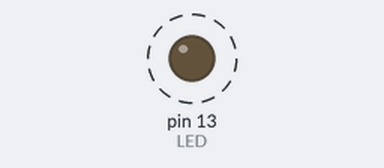
Bench run of a sketch on a simulated Arduino Uno, built with avr-gcc and run on an emulated ATmega328P. Parts: output pins drawn as LEDs (lit = HIGH). Dashed ring = blinking. What the sketch prints to the serial monitor is not drawn.

Above: at 0.5 s.
Timing chart, 0 to 4.6 s (numbered marks = the images above):
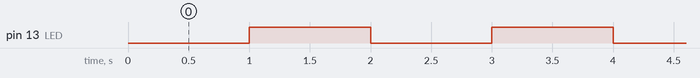

Measured:
- by itself, pin 13 (LED): alternates HIGH for 1.0 s and LOW for 1.0 s

The sketch:

arduino_state_blink2.ino
```cpp
// arduino_state_blink
// Simple example using the StateMachine library.

/*
 * Converting example from
 * https://arduinoplusplus.wordpress.com/2019/07/06/finite-state-machine-programming-basics-part-1/
 */

#include <StateMachine.h>

const int STATE_DELAY = 1000;
const int LED = 13;

StateMachine machine = StateMachine();

/***********************************************************
 * What do we mean by state?
 * Do we mean the state of the LED (On/Off)
 * or the state of the process (Blinking/waiting)?
 * I think that is up to the user.
 ***********************************************************/


// Global variables for the actual state.

enum { LED_off, LED_on } Led_State;

enum { RESET, BLINK, WAIT } Blink_State;

uint32_t timeLastTransition = 0;

/*
 * States for the blink_state machine.
 */

// Reset and wait
State* S0 = machine.addState([]() {
  if(machine.executeOnce){
    Serial.println(String("State 0, reset"));
    digitalWrite(LED,LOW);
    Blink_State = RESET;
    Led_State = LED_off;
    timeLastTransition = millis();
  }
});

// Blink
State* S1 = machine.addState([]() {
    if(machine.executeOnce){
      Blink_State = BLINK;
      Serial.println(String("State 1, blink"));
      digitalWrite(LED, !digitalRead(LED));
    }
});

// Wait
State* S2 = machine.addState([]() {
    if(machine.executeOnce){
      Blink_State = WAIT;
      Serial.println(String("State 2, wait"));
      timeLastTransition = millis();
    }
});

/*
 * Transitions between states for the blink_state machine.
 */

bool transitionS0S1(){
    if (millis() - timeLastTransition >= STATE_DELAY) {
      return true;
    }
    return false;
}

// Go straight away to the wait state.
bool transitionS1S2(){
    return true;
}

bool transitionS2S1(){
    if (millis() - timeLastTransition >= STATE_DELAY) {
      return true;
    }
    return false;
}


void setup() {
  // put your setup code here, to run once:
  Serial.begin(115200);
  while(!Serial) { }
  pinMode(LED,OUTPUT);
  Serial.println(String("Arduino state blink"));

  // Add transition from S0 to S1
  S0->addTransition(&transitionS0S1,S1);
  // Add transitions from S1 to S2 and back again.
  S1->addTransition(&transitionS1S2,S2);
  S2->addTransition(&transitionS2S1,S1);


}

void loop() {
  // put your main code here, to run repeatedly:
  machine.run();
  //delay(STATE_DELAY);
}
```
